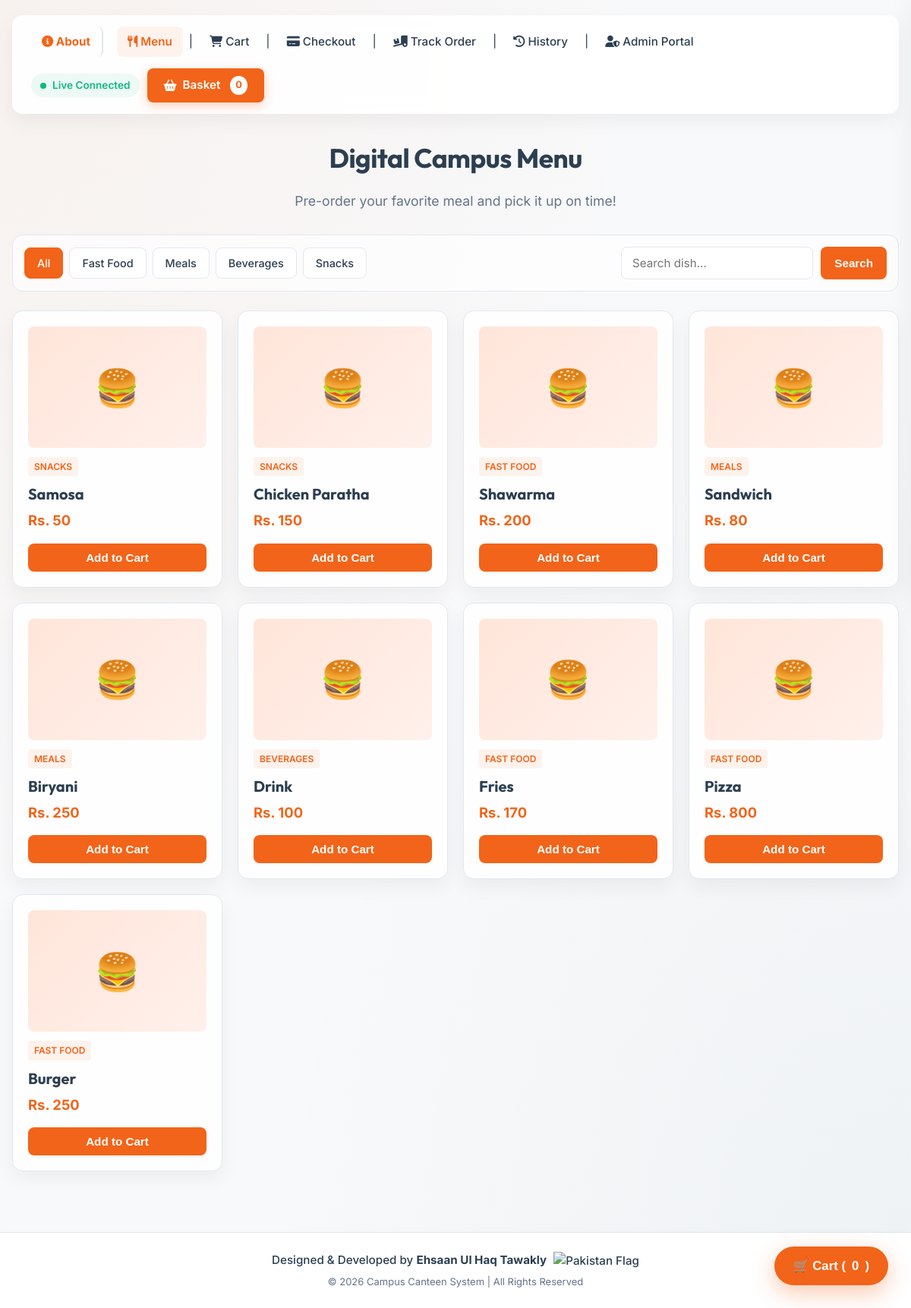
The page / on the database its author committed.
### tables this page shows
CREATE TABLE `products` (
  `id` int(11) NOT NULL,
  `name` varchar(100) NOT NULL,
  `price` int(11) NOT NULL,
  `image` varchar(225) NOT NULL,
  `category` varchar(50) NOT NULL DEFAULT 'Fast Food'
);

### index.php (called while the page is built)
<?php require_once "menu.php"; ?>

### menu.php (the view, shortened to what this page needs)
<?php
include(__DIR__ . "/php/connect.php");
$category = $_GET['category'] ?? 'All';
$search = trim($_GET['search'] ?? '');
$query = "SELECT * FROM products WHERE 1=1";
$query .= " ORDER BY id DESC";
$stmt = mysqli_prepare($conn, $query);
if ($stmt) {
    mysqli_stmt_execute($stmt);
    $result = mysqli_stmt_get_result($stmt);
} else {
    $result = mysqli_query($conn, "SELECT * FROM products ORDER BY id DESC");
}
?>
<!DOCTYPE html>
<html lang="en">
<head>
    <link rel="stylesheet" href="https://cdnjs.cloudflare.com/ajax/libs/font-awesome/6.4.0/css/all.min.css">
    <link rel="stylesheet" href="css/style.css">
</head>
<body>
    <div class="container">
        <div class="navbar" style="flex-wrap: wrap;">
            <div class="nav-left">
                <a href="about.php" style="font-weight: bold; color: var(--primary); border-right: 2px solid var(--border-color); padding-right: 15px; margin-right: 10px;"><i class="fa-solid fa-circle-info"></i> About</a>
                <a href="menu.php" class="active"><i class="fa-solid fa-utensils"></i> Menu</a> |
                <a href="cart.php"><i class="fa-solid fa-cart-shopping"></i> Cart</a> |
                <a href="checkout.php"><i class="fa-solid fa-credit-card"></i> Checkout</a> |
                <a href="track_order.php"><i class="fa-solid fa-truck-ramp-box"></i> Track Order</a> |
                <a href="order_history.php"><i class="fa-solid fa-clock-rotate-left"></i> History</a> |
                <a href="login.php" style="font-size: 0.95rem; font-weight: 500; color: var(--text-main);"><i class="fa-solid fa-user-shield"></i> Admin Portal</a>
            </div>
            <div style="display: flex; align-items: center; gap: 10px; flex-wrap: nowrap; flex-shrink: 0;">
                <span style="font-size: 0.85rem; color: var(--accent-success); font-weight: 600; display: inline-flex; align-items: center; gap: 6px; background: rgba(16, 185, 129, 0.08); padding: 5px 12px; border-radius: 50px; white-space: nowrap;">
                    <span class="live-dot"></span>
                    Live Connected
                </span>
                <a class="cart-btn" href="javascript:void(0)" onclick="toggleCartDrawer(true)" style="white-space: nowrap;"><i class="fa-solid fa-basket-shopping"></i> Basket <span id="cart-count" style="background: #fff; color: var(--primary); padding: 2px 7px; border-radius: 50%; font-size: 0.8rem; margin-left: 5px; font-weight: bold;">0</span></a>
            </div>
        </div>
        <h1 class="page-title">Digital Campus Menu</h1>
        <p style="text-align: center; color: var(--text-muted); margin-bottom: 30px; font-size: 1.1rem;">Pre-order your favorite meal and pick it up on time!</p>
        <div class="filter-section">
            <div class="categories">
                <?php
                $cats = ['All', 'Fast Food', 'Meals', 'Beverages', 'Snacks'];
                foreach ($cats as $c) {
                    $activeClass = ($category === $c) ? 'active' : '';
                    $searchParam = ($search !== '') ? '&search=' . urlencode($search) : '';
                    echo "<a class='category-btn {$activeClass}' href='menu.php?category=" . urlencode($c) . $searchParam . "'>{$c}</a>";
                }
                ?>
            </div>
            <form class="search-bar" method="GET" action="menu.php">
                <input class="search-input" type="text" name="search" placeholder="Search dish..." value="<?php echo htmlspecialchars($search); ?>">
                <button type="submit" class="btn">Search</button>
            </form>
        </div>
        <div class="menu-grid">
            <?php
            if ($result && mysqli_num_rows($result) > 0) {
                while ($row = mysqli_fetch_assoc($result)) {
                    $name = $row['name'] ?? '';
                    $price = (int)($row['price'] ?? 0);
                    $img = $row['image'] ?? '';
                    $cat = $row['category'] ?? 'Fast Food';
                    $safeName = addslashes($name);
                    echo "<div class='menu-card'>";
                    if ($img !== '' && file_exists(__DIR__ . '/' . $img)) {
                        echo "<img class='menu-card-image' src='" . htmlspecialchars($img) . "' alt='" . htmlspecialchars($name) . "'>";
                    } else {
                        echo "<div class='menu-card-image' style='display: flex; align-items: center; justify-content: center; background: linear-gradient(135deg, #ffe5d9 0%, #fff0eb 100%); color: var(--primary); font-size: 3rem; font-weight: bold; font-family: Outfit;'>🍔</div>";
                    }
                    echo "<span class='badge' style='background: rgba(242, 100, 25, 0.08); color: var(--primary); font-size: 0.75rem; width: fit-content; margin-bottom: 8px; border-radius: 4px; padding: 3px 8px; font-weight: 600; text-transform: uppercase;'>" . htmlspecialchars($cat) . "</span>";
                    echo "<h3 style='margin: 0 0 4px;'>" . htmlspecialchars($name) . "</h3>";
                    echo "<div class='price'>Rs. " . $price . "</div>";
                    echo "<button class='btn' onclick=\"addToCart('{$safeName}', {$price})\">Add to Cart</button>";
                    echo "</div>";
                }
            } else {
                echo "<div style='grid-column: 1/-1; text-align: center; padding: 40px; background: #fff; border-radius: 12px; border: 1px solid var(--border-color); color: var(--text-muted); font-size: 1.1rem;'>No items found in this category.</div>";
            }
            ?>
        </div>
    </div>
    <button id="floating-cart-btn" onclick="toggleCartDrawer(true)">
        🛒 Cart (<span id="floating-cart-count">0</span>)
    </button>
    <?php include 'footer.php'; ?>
</body>
</html>

### css/style.css (style rules this page uses)
:root { --primary: #f26419; --primary-hover: #dd4f08; --secondary: #33658a; --secondary-hover: #274c67; --bg-color: #f8f9fa; --card-bg: rgba(255, 255, 255, 0.9); --text-main: #2c3e50; --text-muted: #64748b; --border-color: #e2e8f0; --shadow-sm: 0 2px 4px rgba(0, 0, 0, 0.04); --shadow-md: 0 10px 25px rgba(0, 0, 0, 0.05); --shadow-lg: 0 20px 40px rgba(0, 0, 0, 0.1); --radius-sm: 8px; --radius-md: 14px; --radius-lg: 20px; --accent-success: #10b981; --accent-warning: #f59e0b; --accent-danger: #ef4444; }
* { box-sizing: border-box; margin: 0; padding: 0; }
body { background-color: var(--bg-color); background-image: radial-gradient(at 0% 0%, rgba(242, 100, 25, 0.05) 0px, transparent 50%), radial-gradient(at 100% 100%, rgba(51, 101, 138, 0.05) 0px, transparent 50%); font-family: 'Inter', sans-serif; color: var(--text-main); line-height: 1.6; min-height: 100vh; display: flex; flex-direction: column; }
.container { width: 100%; max-width: 1200px; margin: 0 auto; padding: 20px 16px; flex-grow: 1; }
h1, h2, h3, h4, .page-title { font-family: 'Outfit', sans-serif; font-weight: 700; color: var(--text-main); }
.page-title { text-align: center; margin: 25px 0 15px; font-size: 2.2rem; letter-spacing: -0.5px; }
.navbar { display: flex; align-items: center; justify-content: space-between; background: var(--card-bg); backdrop-filter: blur(12px); -webkit-backdrop-filter: blur(12px); padding: 14px 24px; border: 1px solid rgba(255, 255, 255, 0.6); border-radius: var(--radius-md); box-shadow: var(--shadow-md); margin-bottom: 30px; gap: 15px; flex-wrap: wrap; }
.nav-left { display: flex; align-items: center; gap: 8px; flex-wrap: wrap; }
.nav-left a { text-decoration: none; padding: 8px 14px; color: var(--text-main); font-weight: 500; font-size: 0.95rem; border-radius: var(--radius-sm); transition: all 0.2s ease; }
.nav-left a:hover, .nav-left a.active { background-color: rgba(242, 100, 25, 0.08); color: var(--primary); font-weight: 600; }
.cart-btn { background: var(--primary); color: #fff; padding: 10px 22px; border-radius: var(--radius-sm); text-decoration: none; font-weight: 600; font-size: 0.95rem; box-shadow: 0 4px 14px rgba(242, 100, 25, 0.3); transition: all 0.2s ease; display: inline-flex; align-items: center; gap: 8px; }
.btn { display: inline-flex; align-items: center; justify-content: center; padding: 10px 18px; border: none; border-radius: var(--radius-sm); cursor: pointer; background: var(--primary); color: white; font-weight: 600; font-size: 0.95rem; transition: all 0.2s ease; gap: 8px; box-shadow: var(--shadow-sm); }
.menu-grid { display: grid; grid-template-columns: repeat(auto-fill, minmax(260px, 1fr)); gap: 20px; margin-top: 25px; }
.menu-card { background: var(--card-bg); border: 1px solid var(--border-color); border-radius: var(--radius-md); padding: 20px; box-shadow: var(--shadow-md); transition: all 0.3s cubic-bezier(0.4, 0, 0.2, 1); display: flex; flex-direction: column; position: relative; overflow: hidden; }
.menu-card-image { width: 100%; height: 160px; object-fit: cover; border-radius: var(--radius-sm); margin-bottom: 12px; background-color: #f1f5f9; }
.menu-card h3 { font-size: 1.25rem; margin-bottom: 6px; }
.menu-card .price { font-size: 1.15rem; color: var(--primary); font-weight: 700; margin-bottom: 15px; }
.menu-card .btn { margin-top: auto; width: 100%; }
input, select, textarea { padding: 11px 14px; width: 100%; border: 1px solid var(--border-color); border-radius: var(--radius-sm); background-color: #fff; font-family: inherit; font-size: 0.95rem; color: var(--text-main); transition: border-color 0.2s, box-shadow 0.2s; outline: none; }
.badge { display: inline-flex; align-items: center; padding: 6px 12px; border-radius: 50px; font-size: 0.85rem; font-weight: 600; }

### rows shown on the page
products: category "SNACKS", name "Samosa", price "50"
products: category "SNACKS", name "Chicken Paratha", price "150"
products: category "FAST FOOD", name "Shawarma", price "200"
products: category "MEALS", name "Sandwich", price "80"
products: category "MEALS", name "Biryani", price "250"
products: category "BEVERAGES", name "Drink", price "100"
products: category "FAST FOOD", name "Fries", price "170"
products: category "FAST FOOD", name "Pizza", price "800"
products: category "FAST FOOD", name "Burger", price "250"

### other values the page prints
$c "All"
$c "Fast Food"
$c "Meals"
$c "Beverages"
$c "Snacks"
